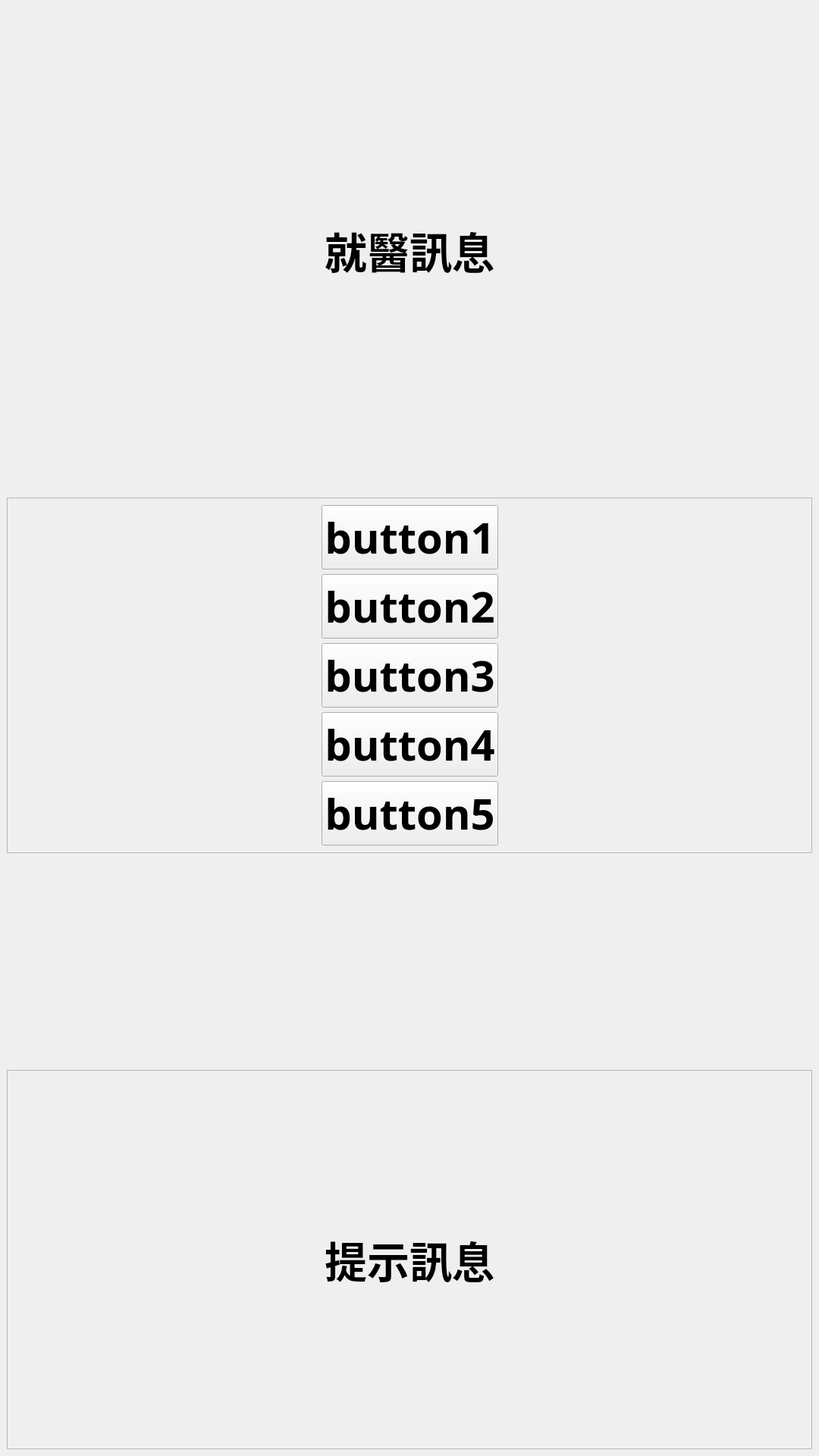
<?xml version="1.0" encoding="UTF-8"?>
<ui version="4.0">
 <class>WindowRegistration</class>
 <widget class="QMainWindow" name="WindowRegistration">
  <property name="geometry">
   <rect>
    <x>0</x>
    <y>0</y>
    <width>1080</width>
    <height>1920</height>
   </rect>
  </property>
  <property name="windowTitle">
   <string>主畫面</string>
  </property>
  <widget class="QWidget" name="centralwidget">
   <layout class="QGridLayout" name="gridLayout">
    <item row="3" column="0">
     <widget class="QFrame" name="frame_3">
      <property name="minimumSize">
       <size>
        <width>0</width>
        <height>300</height>
       </size>
      </property>
      <property name="frameShape">
       <enum>QFrame::StyledPanel</enum>
      </property>
      <property name="frameShadow">
       <enum>QFrame::Raised</enum>
      </property>
      <layout class="QGridLayout" name="gridLayout_2">
       <item row="3" column="1">
        <widget class="QPushButton" name="pushButton_4">
         <property name="font">
          <font>
           <family>微軟正黑體</family>
           <pointsize>42</pointsize>
           <weight>75</weight>
           <bold>true</bold>
          </font>
         </property>
         <property name="text">
          <string>button4</string>
         </property>
        </widget>
       </item>
       <item row="0" column="0">
        <spacer name="horizontalSpacer">
         <property name="orientation">
          <enum>Qt::Horizontal</enum>
         </property>
         <property name="sizeHint" stdset="0">
          <size>
           <width>40</width>
           <height>20</height>
          </size>
         </property>
        </spacer>
       </item>
       <item row="1" column="2">
        <spacer name="horizontalSpacer_4">
         <property name="orientation">
          <enum>Qt::Horizontal</enum>
         </property>
         <property name="sizeHint" stdset="0">
          <size>
           <width>40</width>
           <height>20</height>
          </size>
         </property>
        </spacer>
       </item>
       <item row="1" column="1">
        <widget class="QPushButton" name="pushButton_2">
         <property name="font">
          <font>
           <family>微軟正黑體</family>
           <pointsize>42</pointsize>
           <weight>75</weight>
           <bold>true</bold>
          </font>
         </property>
         <property name="text">
          <string>button2</string>
         </property>
        </widget>
       </item>
       <item row="2" column="0">
        <spacer name="horizontalSpacer_5">
         <property name="orientation">
          <enum>Qt::Horizontal</enum>
         </property>
         <property name="sizeHint" stdset="0">
          <size>
           <width>40</width>
           <height>20</height>
          </size>
         </property>
        </spacer>
       </item>
       <item row="0" column="1">
        <widget class="QPushButton" name="pushButton_1">
         <property name="font">
          <font>
           <family>微軟正黑體</family>
           <pointsize>42</pointsize>
           <weight>75</weight>
           <bold>true</bold>
          </font>
         </property>
         <property name="styleSheet">
          <string notr="true"/>
         </property>
         <property name="text">
          <string>button1</string>
         </property>
        </widget>
       </item>
       <item row="1" column="0">
        <spacer name="horizontalSpacer_3">
         <property name="orientation">
          <enum>Qt::Horizontal</enum>
         </property>
         <property name="sizeHint" stdset="0">
          <size>
           <width>40</width>
           <height>20</height>
          </size>
         </property>
        </spacer>
       </item>
       <item row="2" column="2">
        <spacer name="horizontalSpacer_6">
         <property name="orientation">
          <enum>Qt::Horizontal</enum>
         </property>
         <property name="sizeHint" stdset="0">
          <size>
           <width>40</width>
           <height>20</height>
          </size>
         </property>
        </spacer>
       </item>
       <item row="2" column="1">
        <widget class="QPushButton" name="pushButton_3">
         <property name="font">
          <font>
           <family>微軟正黑體</family>
           <pointsize>42</pointsize>
           <weight>75</weight>
           <bold>true</bold>
          </font>
         </property>
         <property name="text">
          <string>button3</string>
         </property>
        </widget>
       </item>
       <item row="3" column="0">
        <spacer name="horizontalSpacer_7">
         <property name="orientation">
          <enum>Qt::Horizontal</enum>
         </property>
         <property name="sizeHint" stdset="0">
          <size>
           <width>40</width>
           <height>20</height>
          </size>
         </property>
        </spacer>
       </item>
       <item row="3" column="2">
        <spacer name="horizontalSpacer_8">
         <property name="orientation">
          <enum>Qt::Horizontal</enum>
         </property>
         <property name="sizeHint" stdset="0">
          <size>
           <width>40</width>
           <height>20</height>
          </size>
         </property>
        </spacer>
       </item>
       <item row="0" column="2">
        <spacer name="horizontalSpacer_2">
         <property name="orientation">
          <enum>Qt::Horizontal</enum>
         </property>
         <property name="sizeHint" stdset="0">
          <size>
           <width>40</width>
           <height>20</height>
          </size>
         </property>
        </spacer>
       </item>
       <item row="4" column="1">
        <widget class="QPushButton" name="pushButton_5">
         <property name="font">
          <font>
           <family>微軟正黑體</family>
           <pointsize>42</pointsize>
           <weight>75</weight>
           <bold>true</bold>
          </font>
         </property>
         <property name="text">
          <string>button5</string>
         </property>
        </widget>
       </item>
       <item row="4" column="2">
        <spacer name="horizontalSpacer_9">
         <property name="orientation">
          <enum>Qt::Horizontal</enum>
         </property>
         <property name="sizeHint" stdset="0">
          <size>
           <width>40</width>
           <height>20</height>
          </size>
         </property>
        </spacer>
       </item>
       <item row="4" column="0">
        <spacer name="horizontalSpacer_10">
         <property name="orientation">
          <enum>Qt::Horizontal</enum>
         </property>
         <property name="sizeHint" stdset="0">
          <size>
           <width>40</width>
           <height>20</height>
          </size>
         </property>
        </spacer>
       </item>
      </layout>
     </widget>
    </item>
    <item row="1" column="0">
     <widget class="QLabel" name="label_message">
      <property name="font">
       <font>
        <family>微軟正黑體</family>
        <pointsize>42</pointsize>
        <weight>75</weight>
        <bold>true</bold>
       </font>
      </property>
      <property name="text">
       <string>就醫訊息</string>
      </property>
      <property name="alignment">
       <set>Qt::AlignCenter</set>
      </property>
     </widget>
    </item>
    <item row="0" column="0">
     <spacer name="verticalSpacer_2">
      <property name="orientation">
       <enum>Qt::Vertical</enum>
      </property>
      <property name="sizeHint" stdset="0">
       <size>
        <width>20</width>
        <height>40</height>
       </size>
      </property>
     </spacer>
    </item>
    <item row="5" column="0">
     <widget class="QFrame" name="frame">
      <property name="minimumSize">
       <size>
        <width>0</width>
        <height>500</height>
       </size>
      </property>
      <property name="maximumSize">
       <size>
        <width>16777215</width>
        <height>16777215</height>
       </size>
      </property>
      <property name="frameShape">
       <enum>QFrame::StyledPanel</enum>
      </property>
      <property name="frameShadow">
       <enum>QFrame::Raised</enum>
      </property>
      <layout class="QVBoxLayout" name="verticalLayout">
       <item>
        <spacer name="verticalSpacer">
         <property name="orientation">
          <enum>Qt::Vertical</enum>
         </property>
         <property name="sizeHint" stdset="0">
          <size>
           <width>20</width>
           <height>40</height>
          </size>
         </property>
        </spacer>
       </item>
       <item>
        <widget class="QLabel" name="label_hint">
         <property name="font">
          <font>
           <family>微軟正黑體</family>
           <pointsize>42</pointsize>
           <weight>75</weight>
           <bold>true</bold>
          </font>
         </property>
         <property name="text">
          <string>提示訊息</string>
         </property>
         <property name="alignment">
          <set>Qt::AlignCenter</set>
         </property>
        </widget>
       </item>
       <item>
        <spacer name="verticalSpacer_3">
         <property name="orientation">
          <enum>Qt::Vertical</enum>
         </property>
         <property name="sizeHint" stdset="0">
          <size>
           <width>20</width>
           <height>40</height>
          </size>
         </property>
        </spacer>
       </item>
      </layout>
     </widget>
    </item>
    <item row="2" column="0">
     <spacer name="verticalSpacer_4">
      <property name="orientation">
       <enum>Qt::Vertical</enum>
      </property>
      <property name="sizeHint" stdset="0">
       <size>
        <width>20</width>
        <height>40</height>
       </size>
      </property>
     </spacer>
    </item>
    <item row="4" column="0">
     <spacer name="verticalSpacer_5">
      <property name="orientation">
       <enum>Qt::Vertical</enum>
      </property>
      <property name="sizeHint" stdset="0">
       <size>
        <width>20</width>
        <height>40</height>
       </size>
      </property>
     </spacer>
    </item>
   </layout>
  </widget>
 </widget>
 <resources/>
 <connections/>
</ui>
